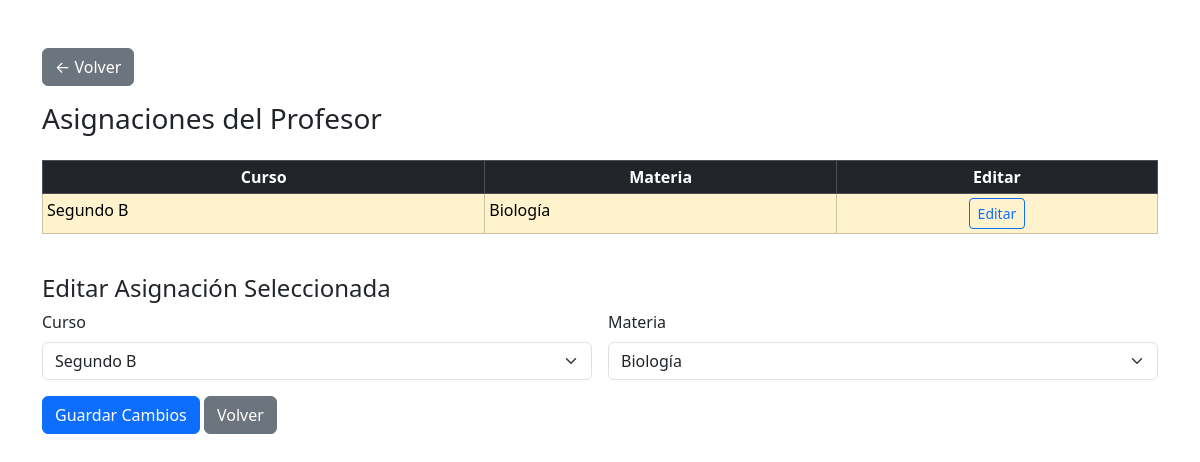
The app's page /AsignarClase/editar_asignacion.php?id=50&profesor=3 with its own data.
### tables this page shows
CREATE TABLE `asignaciones_docente` (
  `id` int(11) NOT NULL,
  `profesor_id` int(11) DEFAULT NULL,
  `curso_id` int(11) DEFAULT NULL,
  `materia_id` int(11) DEFAULT NULL
);

CREATE TABLE `cursos` (
  `id` int(11) NOT NULL,
  `grado` enum('Primero','Segundo','Tercero','Cuarto','Quinto','Sexto') NOT NULL,
  `paralelo` char(1) DEFAULT NULL CHECK (`paralelo` in ('A','B','C','D','E')),
  `nivel` varchar(20) DEFAULT 'Secundaria'
);

CREATE TABLE `materias` (
  `id` int(11) NOT NULL,
  `nombre` varchar(100) DEFAULT NULL
);

### AsignarClase/editar_asignacion.php (the view, shortened to what this page needs)
<?php
$conn = db_connect();
$id_asignacion = $_GET['id'] ?? null;
$id_profesor = $_GET['profesor'] ?? null;
$query = "SELECT curso_id, materia_id FROM asignaciones_docente WHERE id = ?";
$stmt = $conn->prepare($query);
$stmt->bind_param("i", $id_asignacion);
$stmt->execute();
$res = $stmt->get_result();
$asig = $res->fetch_assoc();
$cursos = mysqli_query($conn, "SELECT id, grado, paralelo FROM cursos");
$materias = mysqli_query($conn, "SELECT id, nombre FROM materias");
$asignaciones_prof = mysqli_query($conn, "
    SELECT ad.id, c.grado, c.paralelo, m.nombre AS materia
    FROM asignaciones_docente ad
    JOIN cursos c ON c.id = ad.curso_id
    JOIN materias m ON m.id = ad.materia_id
    WHERE ad.profesor_id = $id_profesor
");
?>
<!DOCTYPE html>
<html lang="es">
<head>
    <link href="https://cdn.jsdelivr.net/npm/bootstrap@5.3.3/dist/css/bootstrap.min.css" rel="stylesheet">
</head>
<body>
<div class="container mt-5">
    <a href="../AsignarClase/ListProf.php" class="btn btn-secondary mb-3">← Volver</a>
    <h3 class="mb-4">Asignaciones del Profesor</h3>
    <div class="table-responsive mb-4">
        <table class="table table-bordered table-hover table-sm">
            <thead class="table-dark text-center">
                <tr>
                    <th>Curso</th>
                    <th>Materia</th>
                    <th>Editar</th>
                </tr>
            </thead>
            <tbody>
                <?php while ($row = mysqli_fetch_assoc($asignaciones_prof)): ?>
                    <tr class="<?php echo $row['id'] == $id_asignacion ? 'table-warning' : ''; ?>">
                        <td><?php echo $row['grado'] . " " . $row['paralelo']; ?></td>
                        <td><?php echo $row['materia']; ?></td>
                        <td class="text-center">
                            <a href="editar_asignacion.php?id=<?php echo $row['id']; ?>&profesor=<?php echo $id_profesor; ?>" class="btn btn-sm btn-outline-primary">
                                Editar
                            </a>
                        </td>
                    </tr>
                <?php endwhile; ?>
            </tbody>
        </table>
    </div>
    <h4>Editar Asignación Seleccionada</h4>
    <form method="POST" class="row g-3">
        <div class="col-md-6">
            <label class="form-label">Curso</label>
            <select name="curso_id" class="form-select">
                <?php mysqli_data_seek($cursos, 0); ?>
                <?php while ($c = mysqli_fetch_assoc($cursos)): ?>
                    <option value="<?php echo $c['id']; ?>" <?php if ($c['id'] == $asig['curso_id']) echo 'selected'; ?>>
                        <?php echo $c['grado'] . " " . $c['paralelo']; ?>
                    </option>
                <?php endwhile; ?>
            </select>
        </div>
        <div class="col-md-6">
            <label class="form-label">Materia</label>
            <select name="materia_id" class="form-select">
                <?php mysqli_data_seek($materias, 0); ?>
                <?php while ($m = mysqli_fetch_assoc($materias)): ?>
                    <option value="<?php echo $m['id']; ?>" <?php if ($m['id'] == $asig['materia_id']) echo 'selected'; ?>>
                        <?php echo $m['nombre']; ?>
                    </option>
                <?php endwhile; ?>
            </select>
        </div>
        <div class="col-12">
            <button type="submit" class="btn btn-primary">Guardar Cambios</button>
            <a href="asignaciones_profesor.php?id=<?php echo $id_profesor; ?>" class="btn btn-secondary">Volver</a>
        </div>
    </form>
</div>
</body>
</html>

### records on screen
asignaciones_docente: curso.grado "Segundo", curso.paralelo "B", materia.nombre "Biología", curso_id "Segundo B", materia_id "Biología"
